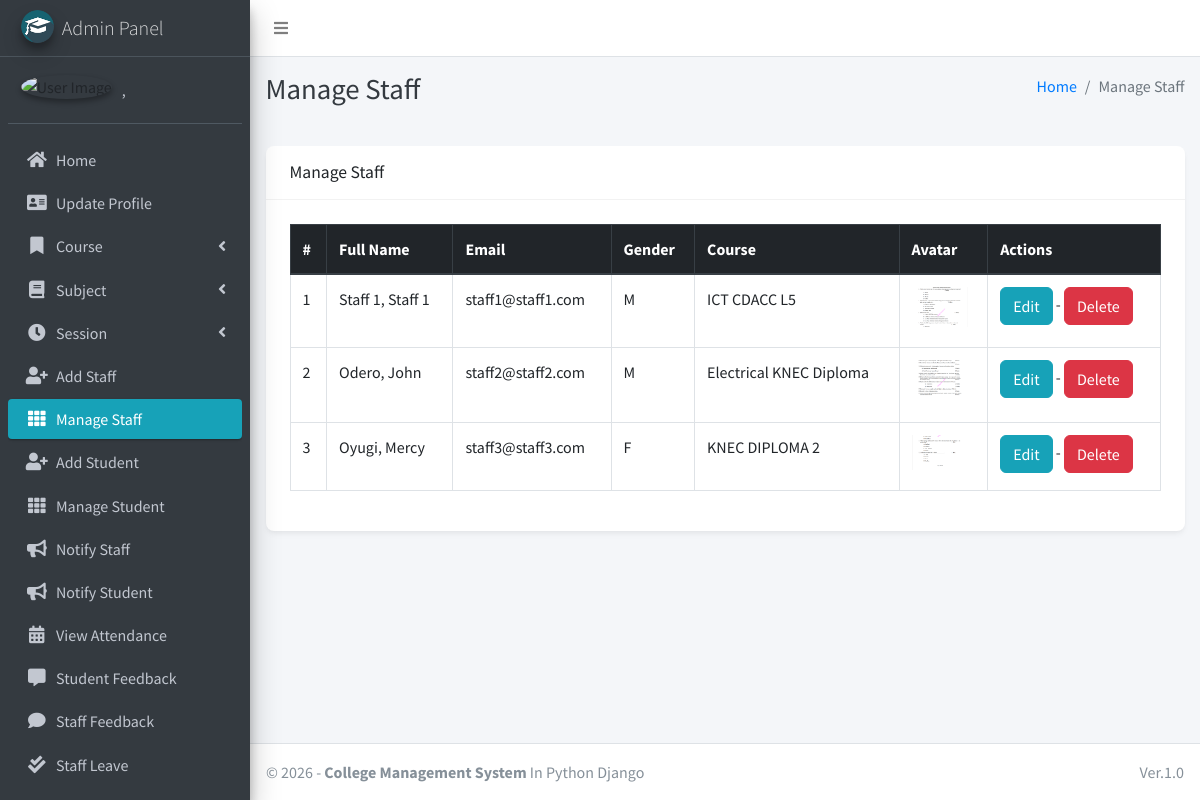
Page /staff/manage/ (signed in) on the committed database.
### main_app/models.py (models this page shows, shortened)
class CustomUser(AbstractUser):
    USER_TYPE = ((1, "HOD"), (2, "Staff"), (3, "Student"))
    GENDER = [("M", "Male"), ("F", "Female")]
    username = None  # Removed username, using email instead
    email = models.EmailField(unique=True)
    user_type = models.CharField(default=1, choices=USER_TYPE, max_length=1)
    gender = models.CharField(max_length=1, choices=GENDER)
    profile_pic = models.ImageField()
    address = models.TextField()
    fcm_token = models.TextField(default="")  # For firebase notifications
    created_at = models.DateTimeField(auto_now_add=True)
    updated_at = models.DateTimeField(auto_now=True)
    USERNAME_FIELD = "email"
    REQUIRED_FIELDS = []
    objects = CustomUserManager()
    def __str__(self):
        return self.last_name + ", " + self.first_name

class Staff(models.Model):
    course = models.ForeignKey(Course, on_delete=models.DO_NOTHING, null=True, blank=False)
    admin = models.OneToOneField(CustomUser, on_delete=models.CASCADE)

class Course(models.Model):
    name = models.CharField(max_length=120)
    created_at = models.DateTimeField(auto_now_add=True)
    updated_at = models.DateTimeField(auto_now=True)

### main_app/hod_views.py (the view)
# urls.py: path("staff/manage/", hod_views.manage_staff, name='manage_staff'),
def manage_staff(request):
    allStaff = CustomUser.objects.filter(user_type=2)
    context = {
        'allStaff': allStaff,
        'page_title': 'Manage Staff'
    }
    return render(request, "hod_template/manage_staff.html", context)

### main_app/templates/hod_template/manage_staff.html
{% extends 'main_app/base.html' %}
{% load static %}
{% block page_title %}{{page_title}}{% endblock page_title %}
{% block content %}
<section class="content">
    <div class="container-fluid">
        <div class="row">
            <div class="col-md-12">
                <div class="card">
                    <div class="card-header">
                        <h3 class="card-title">{{page_title}}</h3>
                    </div>
                    <div class="card-body">
                        <div class="table-responsive">
                            <table id="example2" class="table table-bordered table-hover">
                                <thead class="thead-dark">
                                    <tr>
                                        <th>#</th>
                                        <th>Full Name</th>
                                        <th>Email</th>
                                        <th>Gender</th>
                                        <th>Course</th>
                                        <th>Avatar</th>
                                        <th>Actions</th>
                                    </tr>
                                </thead>
                                <tbody>
                                    {% for staff in allStaff %}
                                    <tr>
                                        <td>{{ forloop.counter }}</td>
                                        <td>{{staff.last_name}}, {{staff.first_name}}</td>
                                        <td>{{staff.email}}</td>
                                        <td>{{staff.gender}}</td>
                                        <td>{{staff.staff.course.name}}</td>
                                        <td>
                                            {% if staff.profile_pic == ""  %}
                                            No Image
                                            {% else %}
                                            <img class="img img-fluid mb-2" height="56" width="56"
                                                src="{{staff.profile_pic}}" alt="">
                                            {% endif %}
                                        </td>
                                        <td>
                                            <a href="{% url 'edit_staff' staff.staff.id %}" class="btn btn-info">Edit</a> -
                                            <a href="{% url 'delete_staff' staff.staff.id %}" class="btn btn-danger" onclick="return confirm('Are you sure about this ?')">Delete</a>
                                        </td>
                                    </tr>
                                    {% endfor %}
                                </tbody>
                            </table>
                        </div>
                    </div>
                </div>
            </div>
        </div>
    </div>
</section>
{% endblock content %}

### main_app/templates/main_app/sidebar_template.html (shortened to what this page needs)
{% load static %}
<aside class="main-sidebar sidebar-dark-info elevation-4">
    {% if request.user.user_type == '1' %}
    <a href="{% url 'admin_home' %}" class="brand-link">
        <img src="{% static 'dist/img/cmsl.png' %} " alt="AdminLTE Logo"
            class="brand-image img-circle elevation-3" >
        <span class="brand-text font-weight-light">Admin Panel</span>
    </a>
    <div class="sidebar">
        <div class="user-panel mt-3 pb-3 mb-3 d-flex">
            <div class="image">
                <img src="{{ request.user.profile_pic}}" class="img-circle elevation-2" alt="User Image">
            </div>
            <div class="info">
                <a href="#" class="d-block">{{user}}</a>
            </div>
        </div>
        <nav class="mt-2">
            <ul class="nav nav-pills nav-sidebar flex-column" data-widget="treeview" role="menu" data-accordion="false">
                <li class="nav-item">
                    {% url 'admin_home' as admin_home %}
                    <a href="{{admin_home}}" class="nav-link {% if admin_home == request.path %} active {% endif %}">
                        <i class="nav-icon fas fa-home"></i>
                        <p>
                            Home
                        </p>
                    </a>
                </li>
                <li class="nav-item">
                    {% url 'admin_view_profile' as admin_view_profile %}
                    <a href="{{admin_view_profile}}"
                        class="nav-link {% if admin_view_profile == request.path %} active {% endif %}">
                        <i class="nav-icon fas fa-address-card"></i>
                        <p>
                            Update Profile
                        </p>
                    </a>
                </li>
                <li class="nav-item has-treeview">
                    <a href="#" class="nav-link">
                        <i class="nav-icon fas fa-bookmark"></i>
                        <p>
                            Course
                            <i class="fas fa-angle-left right"></i>
                        </p>
                    </a>
                </li>
                <li class="nav-item has-treeview">
                    <a href="#" class="nav-link">
                        <i class="nav-icon fas fa-book"></i>
                        <p>
                            Subject
                            <i class="fas fa-angle-left right"></i>
                        </p>
                    </a>
                </li>
                <li class="nav-item has-treeview">
                    <a href="#" class="nav-link">
                        <i class="nav-icon fas fa-clock"></i>
                        <p>
                            Session
                            <i class="fas fa-angle-left right"></i>
                        </p>
                    </a>
                </li>
                <li class="nav-item">
                    {% url 'add_staff' as add_staff %}
                    <a href="{{add_staff}}" class="nav-link {% if add_staff == request.path %} active {% endif %}">
                        <i class="nav-icon fas fa-user-plus"></i>
                        <p>
                            Add Staff
                        </p>
                    </a>
                </li>
                <li class="nav-item">
                    {% url 'manage_staff' as manage_staff %}
                    {% url 'edit_staff' staff_id as edit_staff %}
                    <a href="{{manage_staff}}"
                        class="nav-link {% if manage_staff == request.path or request.path == edit_staff %} active {% endif %}">
                        <i class="nav-icon fas fa-th"></i>
                        <p>
                            Manage Staff
                        </p>
                    </a>
                </li>
                <li class="nav-item">
                    {% url 'add_student' as add_student%}
                    <a href="{{add_student}}" class="nav-link  {% if add_student == request.path %} active {% endif %}">
                        <i class="nav-icon fas fa-user-plus"></i>
                        <p>
                            Add Student
                        </p>
                    </a>
                </li>
                <li class="nav-item">
                    {% url 'manage_student' as manage_student %}
                    {% url 'edit_student' student_id as edit_student %}
                    <a href="{{manage_student}}"
                        class="nav-link  {% if edit_student == request.path or manage_student == request.path %} active {% endif %}">
                        <i class="nav-icon fas fa-th"></i>
                        <p>
                            Manage Student
                        </p>
                    </a>
                </li>
                <li class="nav-item">
                    {% url 'admin_notify_staff' as admin_notify_staff %}
                    <a href="{{admin_notify_staff}}"
                        class="nav-link {% if admin_notify_staff == request.path %} active {% endif %}">
                        <i class="nav-icon fas fa-bullhorn"></i>
                        <p>
                            Notify Staff
                        </p>
                    </a>
                </li>
                <li class="nav-item">
                    {% url 'admin_notify_student' as admin_notify_student %}
                    <a href="{{admin_notify_student}}"
                        class="nav-link {% if admin_notify_student == request.path %} active {% endif %}">
                        <i class="nav-icon fas fa-bullhorn"></i>
                        <p>
                            Notify Student
                        </p>
                    </a>
                </li>
                <li class="nav-item">
                    {% url 'admin_view_attendance' as admin_view_attendance %}
                <li class="nav-item">
                    <a href="{{admin_view_attendance}}"
                        class="nav-link  {% if admin_view_attendance == request.path %} active {% endif %}">
                        <i class="nav-icon fas fa-calendar-alt"></i>
                        <p>
                            View Attendance
                        </p>
                    </a>
                </li>
                <li class="nav-item">
                    {% url 'student_feedback_message' as student_feedback_message %}
                    <a href="{{ student_feedback_message }}"
                        class="nav-link  {% if student_feedback_message == request.path %} active {% endif %}">
                        <i class="nav-icon fas fa-comment-alt"></i>
                        <p>
                            Student Feedback
                        </p>
                    </a>
                </li>
                <li class="nav-item">
                    {% url 'staff_feedback_message' as staff_feedback_message %}
                    <a href="{{staff_feedback_message}}"
                        class="nav-link   {% if staff_feedback_message == request.path %} active {% endif %}">
                        <i class="nav-icon fas fa-comment"></i>
                        <p>
                            Staff Feedback
                        </p>
                    </a>
                </li>
                <li class="nav-item">
                    {% url 'view_staff_leave' as view_staff_leave %}
                    <a href="{{view_staff_leave}}"
                        class="nav-link  {% if view_staff_leave == request.path %} active {% endif %}">
                        <i class="nav-icon fas fa-check-double"></i>
                        <p>
                            Staff Leave
                        </p>
                    </a>
                </li>
                <li class="nav-item">
                    {% url 'view_student_leave' as view_student_leave %}
                    <a href="{% url 'view_student_leave' %}"
                        class="nav-link  {% if view_student_leave == request.path %} active {% endif %}">
                    </a>
                </li>
                                        {% endif %}
                                    </ul>
                                </nav>
                            </div>
</aside>

### main_app/static/css/custom.css (style rules this page uses)
.card, .info-box, .small-box, .alert { border-radius: 8px !important; }
.btn { border-radius: 6px !important; transition: all 0.2s ease-in-out; }
.card { box-shadow: 0 4px 6px -1px rgba(0, 0, 0, 0.05), 0 2px 4px -1px rgba(0, 0, 0, 0.03) !important; border: none; }
.card-body { padding: 1.5rem !important; }
.card-header { padding: 1rem 1.5rem !important; border-bottom: 1px solid rgba(0,0,0,0.05); }

### rows in the picture
CustomUser: last_name+first_name ","
CustomUser: last_name "Staff 1", first_name "Staff 1", email "staff1@staff1.com", gender "M", staff.course.name "ICT CDACC L5", shows a picture
CustomUser: last_name "Odero", first_name "John", email "staff2@staff2.com", gender "M", staff.course.name "Electrical KNEC Diploma", shows a picture
CustomUser: last_name "Oyugi", first_name "Mercy", email "staff3@staff3.com", gender "F", staff.course.name "KNEC DIPLOMA 2", shows a picture

### other values in the picture
{{ page_title }} "Manage Staff"
